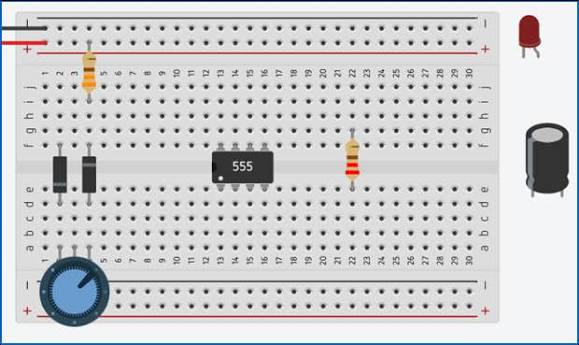
#> input picture camera/bancada_teste.jpeg, 579 x 345 px; its folder holds only this picture in this run
$ python -i pipeline.py   (imports and definitions only)
#> lines starting #> are read from the running program, lines starting #| are printed output that depends on the picture; after the words box and inside, x2 and y2 are one past the last pixel; in counts of white or black regions, pixels touching at a corner belong together
#> further down, picture is the input picture: shape (345, 579, 3); mean B, G, R 207.1, 205.6, 205.1
### visao/circuito.py
""" grafo do circuito.

grafo bipartido: nós 'rede' (cada coluna de cada metade = 1 nó elétrico) e
nós 'componente'; cada aresta é um terminal ligando o componente a uma rede.
assim componentes de 3 terminais (potenciômetro) ficam representados sem gambiarra."""

import json

import networkx as nx

from . import config as cfg


def monta_grafo(componentes):
    G = nx.Graph()
    for comp in componentes:
        G.add_node(comp.id, kind='componente', tipo=comp.tipo, cor=comp.cor, faixa=comp.faixa,
                   metade=cfg.METADES[comp.metade], linha=comp.linha, colunas=comp.colunas)
        for i, rede in enumerate(comp.redes()):
            G.add_node(rede, kind='rede')
            G.add_edge(comp.id, rede, terminal=i)
    return G


def contrai_jumpers(G):
    """ junta as redes ligadas por jumpers (fio = mesmo nó elétrico) e remove os jumpers.
    as redes resultantes recebem nomes como 'C3+B5'."""
    uniao = nx.Graph()
    uniao.add_nodes_from(n for n, d in G.nodes(data=True) if d['kind'] == 'rede')
    for n, d in G.nodes(data=True):
        if d['kind'] == 'componente' and d['tipo'] in cfg.TIPOS_JUMPER:
            redes = list(G.neighbors(n))
            uniao.add_edges_from(zip(redes, redes[1:]))

    novo_nome = {}
    for grupo in nx.connected_components(uniao):
        nome = '+'.join(sorted(grupo, key=_ordem_rede))
        for r in grupo:
            novo_nome[r] = nome

    H = nx.Graph()
    for n, d in G.nodes(data=True):
        if d['kind'] == 'componente' and d['tipo'] not in cfg.TIPOS_JUMPER:
            H.add_node(n, **d)
            for vizinho in G.neighbors(n):
                rede = novo_nome[vizinho]
                H.add_node(rede, kind='rede')
                H.add_edge(n, rede, **G.edges[n, vizinho])
    return H


# [18 lines left out: functions _ordem_rede, para_dict, not called in this run]


def para_json(G, **kwargs):
    return json.dumps(para_dict(G), ensure_ascii=False, **kwargs)


# [6 lines left out: function resumo, not called in this run]


_SIMBOLOS = '123456789abcdefghijklmnopqrstuvwxyz'


# [24 lines left out: function desenha_placa, not called in this run]

### visao/registro.py
""" localiza o grid de sockets na imagem (homografia modelo -> imagem).

a referência são os próprios furos dos sockets: são muitos pontos (até 132),
continuam visíveis mesmo com peças na placa e não dependem do contorno externo
(que se mistura com sombras e pode sair do enquadramento)."""

import numpy as np
import cv2 as cv

from . import config as cfg


def detecta_furos(image):
    """ retorna um array (N, 2) com os centros dos furos (quadrados pretos) vazios."""
    gray = cv.cvtColor(image, cv.COLOR_BGR2GRAY)
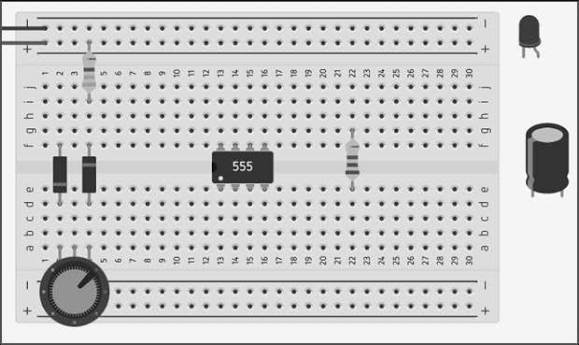
#> gray: shape (345, 579); min 0, max 255, mean 205.6
    gray = cv.createCLAHE(cfg.CLAHE_CLIP, (8, 8)).apply(gray)
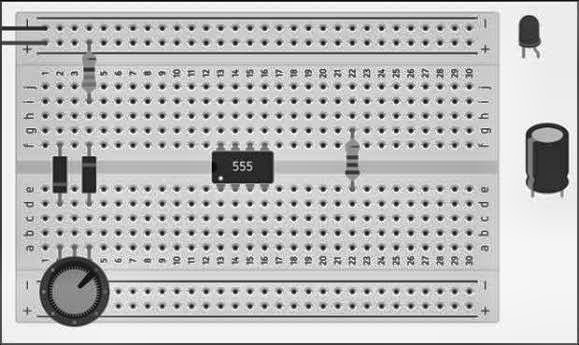
#> gray: shape (345, 579); min 1, max 255, mean 190.7
    blur = cv.GaussianBlur(gray, (5, 5), 0)
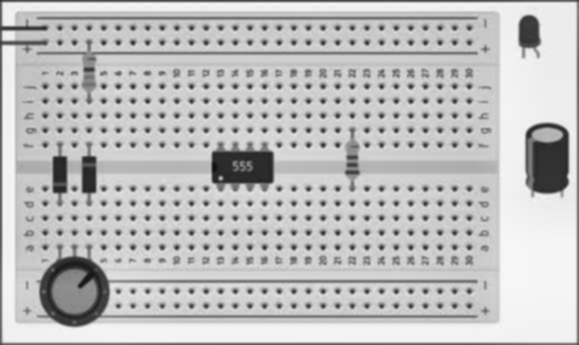
#> blur: shape (345, 579); min 14, max 248, mean 190.9
    thresh = cv.adaptiveThreshold(blur, 255, cv.ADAPTIVE_THRESH_MEAN_C, cv.THRESH_BINARY_INV,
                                  cfg.THRESH_BLOCO, cfg.THRESH_C)
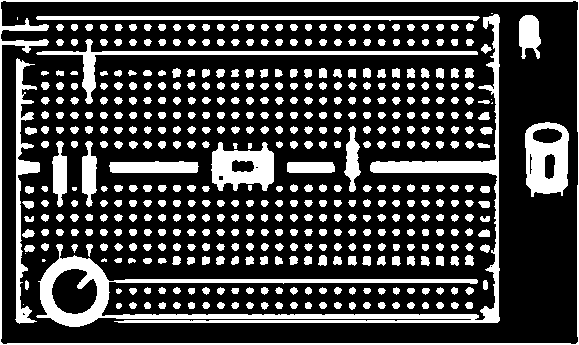
#> thresh: shape (345, 579); 25.3% white; 483 white regions (9 under 20 px), largest, box (x1, y1, x2, y2) and area: (36, 14, 500, 327) 10171, (0, 0, 579, 345) 4140, (36, 39, 478, 104) 2292
    thresh = cv.morphologyEx(thresh, cv.MORPH_OPEN, np.ones((5, 5), np.uint8))
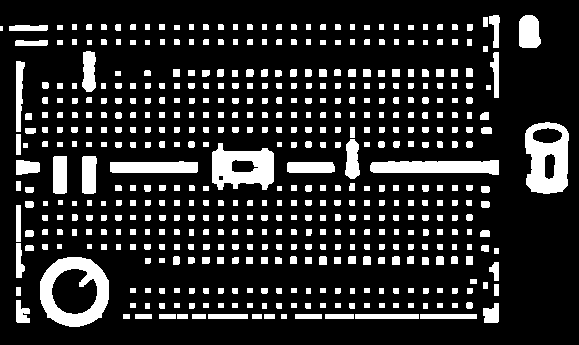
#> thresh: shape (345, 579); 16.8% white; 495 white regions (1 under 20 px), largest, box (x1, y1, x2, y2) and area: (40, 257, 109, 327) 2412, (525, 122, 569, 194) 2174, (212, 143, 274, 190) 1928

    n, _, stats, centros = cv.connectedComponentsWithStats(thresh)
#> n = 496; stats = 496 rows, first 6: [0, 0, 579, 345, 166284], [489, 15, 11, 33, 221], [519, 15, 22, 33, 632], [483, 17, 5, 10, 50], [9, 25, 39, 6, 218], [57, 25, 6, 5, 30]; centros = 496 pairs, first value 1 to 547, second value 21.5 to 316
    furos = []
    for i in range(1, n):
        _, _, w, h, area = stats[i]
        if not cfg.FURO_AREA_MIN < area < cfg.FURO_AREA_MAX:
            continue
        if not cfg.FURO_PROPORCAO[0] < w / h < cfg.FURO_PROPORCAO[1]:
            continue
        if area / (w * h) < cfg.FURO_PREENCHIMENTO:
            continue
        furos.append(centros[i])
#> this loop made 495 passes
#> (w, h, area) on passes 1 to 3: (11, 33, 221), (22, 33, 632), (5, 10, 50)
#> after the loop, furos = [[528.7, 31.81], [547, 159.7], [242.3, 167.2], [491.3, 313.9]]
    return np.float32(furos).reshape(-1, 2)


# [5 lines left out: function _ordena_cantos, not called in this run]


def _projeta(H):
    return cv.perspectiveTransform(cfg.MODELO[None], H)[0]


# [22 lines left out: function _refina, not called in this run]


def calibra(furos):
    """ estimativa global (sem chute inicial): cantos da envoltória dos furos -> H inicial."""
    if len(furos) < cfg.MIN_INLIERS:
        return None
    # descarta detecções isoladas (todo furo real tem vizinhos a ~1 passo do grid);
    # um falso positivo fora da placa estragaria os cantos da envoltória
    dist = np.linalg.norm(furos[:, None] - furos[None], axis=2)
    np.fill_diagonal(dist, np.inf)
    passo = np.median(dist.min(1))
    furos_grid = furos[(dist < 2.5 * passo).sum(1) >= 1]
    if len(furos_grid) < cfg.MIN_INLIERS:
        return None
    hull = cv.convexHull(furos_grid)
    aprox = cv.approxPolyDP(hull, 0.03 * cv.arcLength(hull, True), True).reshape(-1, 2)
    if len(aprox) < 4:
        return None
    if len(aprox) > 4:
        # fica com os 4 pontos mais extremos
        aprox = _ordena_cantos(np.float32(aprox))
    ultima_linha = cfg.GAP + cfg.N_LINHAS_METADE - 1
    ultima_col = cfg.N_COLUNAS - 1
    cantos_modelo = np.float32([[0, 0], [ultima_col, 0], [ultima_col, ultima_linha], [0, ultima_linha]])
    H0 = cv.getPerspectiveTransform(cantos_modelo, _ordena_cantos(np.float32(aprox)))

    # se um canto da placa estiver coberto/fora do quadro, a envoltória encaixa o grid
    # deslocado de 1 linha/coluna: testa os vizinhos e fica com o que tem mais inliers
    melhor = None
    for dx in (-1, 0, 1):
        for dy in (-1, 0, 1):
            T = np.float64([[1, 0, dx], [0, 1, dy], [0, 0, 1]])
            res = _refina(H0 @ T, furos, cfg.ITER_CALIBRACAO)
            if res is not None and (melhor is None or (res[1], -res[2]) > (melhor[1], -melhor[2])):
                melhor = res
    return melhor


class Registrador:
    """ mantém a homografia ao longo dos frames.
    usa a H do frame anterior como chute (câmera mexe pouco a 5 fps) e
    recalibra do zero quando o rastreio falha."""

    def __init__(self):
        self.H = None

    def recalibrar(self):
        self.H = None

    def atualiza(self, image):
        """ retorna dict com H, inliers, erro, furos_vistos, valido."""
        furos = detecta_furos(image)
        res = None
        if self.H is not None:
            res = _refina(self.H, furos, cfg.ITER_RASTREIO)
        if not self._aceita(res):
            res = calibra(furos)

        if not self._aceita(res):
            # mantém a última H conhecida, mas avisa que o frame não é confiável
            return {'H': self.H, 'valido': False, 'n_furos': len(furos), 'furos': furos,
                    'inliers': res[1] if res else 0, 'erro': res[2] if res else None,
                    'furos_vistos': None}

        self.H, inliers, erro, vistos = res
        return {'H': self.H, 'valido': True, 'n_furos': len(furos), 'furos': furos,
                'inliers': inliers, 'erro': erro, 'furos_vistos': vistos}

    @staticmethod
    def _aceita(res):
        return res is not None and res[1] >= cfg.MIN_INLIERS and res[2] <= cfg.MAX_ERRO

### visao/config.py
""" parâmetros do sistema de visão.
tudo que depende da placa física, da câmera ou dos componentes reais fica aqui."""

import numpy as np

# ------------------------------------------------------------------ GEOMETRIA DA PLACA
# coordenadas em "unidades de socket": x = coluna, y = linha.
# metade de cima: linhas 0..5 ; metade de baixo: linhas GAP..GAP+5
N_COLUNAS = 11
N_LINHAS_METADE = 6
GAP = 7.5  # distância (em linhas) entre a 1a linha de cima e a 1a linha de baixo

def coord_modelo(metade, linha, coluna):
    """ posição (x, y) do socket no modelo da placa."""
    return (coluna, linha + (GAP if metade == 1 else 0))

# lista fixa com os 132 sockets: índice k -> (metade, linha, coluna)
SOCKETS = [(m, l, c) for m in (0, 1) for l in range(N_LINHAS_METADE) for c in range(N_COLUNAS)]
MODELO = np.float32([coord_modelo(*s) for s in SOCKETS])
METADES = ('C', 'B')  # nome das metades (Cima / Baixo) usado nos nós do grafo

# ------------------------------------------------------------------ DETECÇÃO DOS FUROS
CLAHE_CLIP = 2.0
THRESH_BLOCO = 31
THRESH_C = 8
FURO_AREA_MIN = 250
FURO_AREA_MAX = 2500
FURO_PROPORCAO = (0.6, 1.6)   # largura / altura
FURO_PREENCHIMENTO = 0.6      # área / área do retângulo envolvente

# ------------------------------------------------------------------ REGISTRO (HOMOGRAFIA)
DIST_CASAMENTO = 15.0   # px: distância máx. entre furo detectado e socket projetado
RANSAC_LIMIAR = 4.0     # px
MIN_INLIERS = 40        # abaixo disso o frame é descartado (mão na frente, etc.)
MAX_ERRO = 3.0          # px: erro mediano máximo aceitável
ITER_CALIBRACAO = 5
ITER_RASTREIO = 2

# ------------------------------------------------------------------ IMAGEM RETIFICADA
# pixels por unidade de socket (x e y têm passos físicos diferentes)
PX_X = 68
PX_Y = 40
MARGEM_X = 0.7
MARGEM_Y = 1.0
LARGURA_RET = int((N_COLUNAS - 1 + 2 * MARGEM_X) * PX_X)
ALTURA_RET = int((GAP + N_LINHAS_METADE - 1 + 2 * MARGEM_Y) * PX_Y)

def para_retificada(x, y):
    """ coordenada do modelo -> pixel na imagem retificada."""
    return ((x + MARGEM_X) * PX_X, (y + MARGEM_Y) * PX_Y)

# regiões amostradas na imagem retificada (meia-largura, meia-altura em px)
ROI_SOCKET = (9, 9)
ROI_PONTE = (5, 7)  # região entre dois sockets vizinhos (por cima da barra preta)

# ------------------------------------------------------------------ CORES
# faixas HSV do OpenCV (H: 0..179). AJUSTAR COM OS COMPONENTES REAIS
# (rodar `python -m visao imagem.jpg --cores` e olhar os valores impressos)
CORES = {
    'vermelho': [((0, 90, 70), (8, 255, 255)), ((165, 90, 70), (179, 255, 255))],
    'amarelo':  [((18, 90, 90), (38, 255, 255))],
    'verde':    [((39, 60, 40), (90, 255, 255))],
    'azul':     [((95, 90, 50), (135, 255, 255))],
    'branco':   [((0, 0, 185), (179, 45, 255))],
}
FRACAO_MIN_COR = 0.35  # fração mínima de pixels da ROI com a cor para considerar ocupado

# ------------------------------------------------------------------ COMPONENTES
# (cor, nº de sockets) -> tipo. Quando a mesma combinação serve a mais de um tipo,
# o desempate é feito pelo nº de pontos pretos na peça ('pontos': {n: tipo}).
# AJUSTAR conforme as peças reais.
COMPONENTES = {
    ('branco', 2):   {'tipo': 'jumper_curto'},
    ('branco', 3):   {'tipo': 'jumper_longo'},
    ('azul', 2):     {'tipo': 'resistor_ou_capacitor', 'pontos': {1: 'resistor', 2: 'capacitor'}},
    ('verde', 2):    {'tipo': 'led_ou_buzzer', 'pontos': {1: 'led', 4: 'buzzer'}},
    ('amarelo', 2):  {'tipo': 'botao'},
    ('amarelo', 3):  {'tipo': 'potenciometro'},
    ('vermelho', 2): {'tipo': 'vermelho_2'},
    ('vermelho', 3): {'tipo': 'vermelho_3'},
}

# quais sockets do componente são terminais elétricos (índices ao longo do componente).
# padrão: todos. O jumper longo passa por cima do socket do meio sem ligá-lo.
TERMINAIS = {
    'jumper_longo': (0, 2),
}

TIPOS_JUMPER = ('jumper_curto', 'jumper_longo')

# ------------------------------------------------------------------ FAIXA COLORIDA DAS PEÇAS AZUIS
# as peças azuis (resistores e capacitor) têm uma faixa colorida no meio, sobre a ponte entre os
# 2 sockets; a cor da faixa define a peça (mesmo catálogo do app web: engine/sim.ts, `stripe`).
# 'hsv' = (H, S, V) mediano medido na câmera real (OpenCV: H 0..179); a faixa é classificada pelo
# centro mais próximo. AJUSTAR se a luz mudar (rodar python -m visao.diagnostico).
FAIXAS = {
    'laranja':  {'hsv': (11, 127, 220), 'tipo': 'resistor_220', 'web': '#f28c28'},
    'vermelho': {'hsv': (8, 171, 175),  'tipo': 'resistor_470', 'web': '#e5423a'},
    'amarelo':  {'hsv': (33, 82, 224),  'tipo': 'resistor_1k',  'web': '#f2d52e'},
    'verde':    {'hsv': (81, 170, 130), 'tipo': 'capacitor',    'web': '#39b96b'},
}
FAIXA_JANELA = (8, 22, 8)   # px na imagem retificada: meia largura, acima e abaixo do centro da ponte
FAIXA_MIN_PIXELS = 60       # pixels de faixa para considerar que existe faixa
FAIXA_DIST_MAX = 45.0       # distância máxima ao centro da cor para aceitar a classificação
FAIXA_PESOS = (6.0, 0.5, 0.5)  # peso de H (em graus), S e V na distância

# ------------------------------------------------------------------ FILTRO TEMPORAL
FRAMES_ESTAVEIS = 3         # nº de frames seguidos para aceitar uma mudança (3 frames = 0,6 s a 5 fps)
# socket "obstruído" = furo não aparece E não tem cor de componente (ex.: mão, sombra).
# acima desse número o frame é descartado
MAX_OBSTRUIDOS = 50  # a câmera real não vê ~40 furos escuros (cantos/direita); com 6 todo frame era descartado
# movimento entre frames (na imagem retificada): fração de pixels que mudaram mais que DIFF_PIXEL.
# acima disso a cena não está parada (mão mexendo) -> frame descartado
DIFF_PIXEL = 30
MAX_FRACAO_MOVIMENTO = 0.03

# ------------------------------------------------------------------ CÂMERA
FPS = 5
CAMERA_LARGURA = 1280
CAMERA_ALTURA = 720

### visao/temporal.py
""" filtro temporal: o estado de um socket/ponte só muda depois de
FRAMES_ESTAVEIS observações iguais seguidas. evita que o grafo "pisque"."""

import numpy as np

from . import config as cfg


class FiltroTemporal:

    def __init__(self, n_frames=cfg.FRAMES_ESTAVEIS):
        self.n = n_frames
        self.estavel = None
        self.candidato = None
        self.contagem = None

    # [23 lines left out: function atualiza, not called in this run]

    def descarta_frame(self):
        """ frame não confiável (mão, câmera mexendo): zera a sequência em andamento."""
        if self.contagem is not None:
            self.contagem[:] = 0
            self.candidato = self.estavel.copy()

### visao/pipeline.py
""" junta todas as etapas:

frame -> registro do grid -> retificação -> cor de cada socket/ponte
      -> filtro temporal -> componentes -> grafo do circuito
"""

from dataclasses import dataclass, field

import numpy as np
import cv2 as cv

from . import config as cfg
from .registro import Registrador
from .sockets import retifica, le_placa
from .temporal import FiltroTemporal
from .componentes import identifica
from .circuito import monta_grafo, contrai_jumpers

_FORMA_CORES = (2, cfg.N_LINHAS_METADE, cfg.N_COLUNAS)
_N_CORES = int(np.prod(_FORMA_CORES))


@dataclass
class Resultado:
    valido: bool                 # frame usado para atualizar o estado?
    motivo: str                  # por que foi descartado (se for o caso)
    registro: dict
    retificada: np.ndarray = None
    cores: np.ndarray = None     # observação deste frame
    pontes: np.ndarray = None
    visiveis: np.ndarray = None  # sockets dentro do quadro da câmera
    obstruidos: int = 0
    mudou: bool = False          # estado estável mudou neste frame?
    componentes: list = field(default_factory=list)  # do estado estável
    grafo: object = None         # bipartido (com jumpers)
    grafo_eletrico: object = None  # redes unidas pelos jumpers


class Pipeline:

    def __init__(self, temporal=True):
        """ temporal=False: cada frame é independente (útil para imagens soltas)."""
        self.registrador = Registrador()
        self.filtro = FiltroTemporal() if temporal else None
        self.ret_anterior = None
        self.componentes = []
        self.grafo = monta_grafo([])
        self.grafo_eletrico = contrai_jumpers(self.grafo)

    def recalibrar(self):
        self.registrador.recalibrar()
        self.ret_anterior = None

    def processa(self, frame):
        reg = self.registrador.atualiza(frame)
#> reg = 7 items
        res = Resultado(False, '', reg, componentes=self.componentes,
                        grafo=self.grafo, grafo_eletrico=self.grafo_eletrico)

        if reg['H'] is None:
            res.motivo = 'grid não encontrado'
            return self._descarta(res)

        ret = retifica(frame, reg['H'])
        res.retificada = ret
        res.cores, res.pontes = le_placa(ret)

        if not reg['valido']:
            res.motivo = f"registro ruim (inliers={reg['inliers']})"
            return self._descarta(res)

        # sockets fora do quadro não são "obstruídos": só ficam sem leitura neste frame
        res.visiveis = _dentro_do_quadro(reg['H'], frame.shape)
        sem_furo = ~reg['furos_vistos'].reshape(_FORMA_CORES)
        res.obstruidos = int((sem_furo & (res.cores == None) & res.visiveis).sum())  # noqa: E711
        if res.obstruidos > cfg.MAX_OBSTRUIDOS:
            res.motivo = f'{res.obstruidos} sockets obstruídos'
            return self._descarta(res, ret)

        movimento = self._movimento(ret)
        if movimento > cfg.MAX_FRACAO_MOVIMENTO:
            res.motivo = f'movimento ({movimento:.1%})'
            return self._descarta(res, ret)

        res.valido = True
        obs = np.concatenate([res.cores.ravel(), res.pontes.ravel()])
        pontes_visiveis = res.visiveis[:, :, :-1] & res.visiveis[:, :, 1:]
        lidos = np.concatenate([res.visiveis.ravel(), pontes_visiveis.ravel()])
        if self.filtro is not None:
            estado, res.mudou = self.filtro.atualiza(obs, lidos)
        else:
            estado, res.mudou = obs, True
        cores = estado[:_N_CORES].reshape(_FORMA_CORES)
        pontes = estado[_N_CORES:].reshape(res.pontes.shape)

        if res.mudou:
            self.componentes = identifica(cores, pontes, ret)
            self.grafo = monta_grafo(self.componentes)
            self.grafo_eletrico = contrai_jumpers(self.grafo)
        res.componentes, res.grafo, res.grafo_eletrico = self.componentes, self.grafo, self.grafo_eletrico
        return res

    def _descarta(self, res, ret=None):
        if self.filtro is not None:
            self.filtro.descarta_frame()
        if ret is not None:
            self.ret_anterior = _cinza(ret)
        return res

    def _movimento(self, ret):
        """ fração de pixels que mudaram desde o último frame (0 no primeiro frame)."""
        gray = _cinza(ret)
        anterior, self.ret_anterior = self.ret_anterior, gray
        if anterior is None or self.filtro is None:
            return 0.0
        return float((cv.absdiff(gray, anterior) > cfg.DIFF_PIXEL).mean())


def _dentro_do_quadro(H, forma, margem=25):
    """ (2, 6, 11) bool: socket projetado dentro da imagem (com margem)."""
    proj = cv.perspectiveTransform(cfg.MODELO[None], H)[0]
    alt, larg = forma[:2]
    ok = ((proj[:, 0] >= margem) & (proj[:, 0] < larg - margem) &
          (proj[:, 1] >= margem) & (proj[:, 1] < alt - margem))
    return ok.reshape(_FORMA_CORES)


def _cinza(ret):
    return cv.GaussianBlur(cv.cvtColor(ret, cv.COLOR_BGR2GRAY), (5, 5), 0)

>>> import cv2
>>> picture = cv2.imread('../camera/bancada_teste.jpeg')
>>> result = Pipeline().processa(picture)
